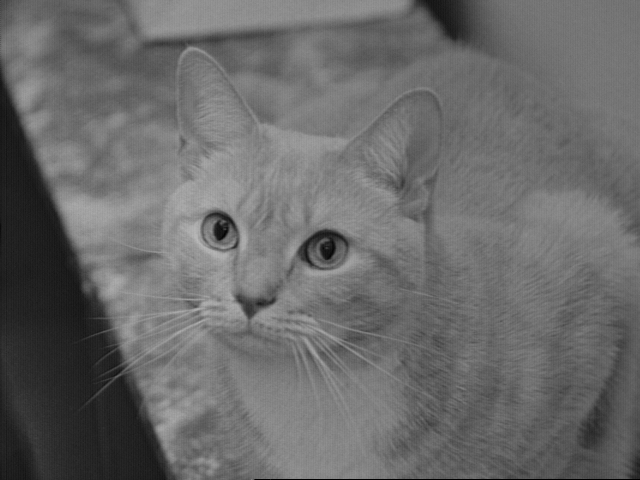
//> input picture Homework4/Cpp code/images/cat.png, 640 x 480 px
$ ./laplacian_OpenCV_built_in ../images/cat.png   (built with g++ and OpenCV 4)
//> lines starting //> are read from the running program, lines starting //| are printed output that depends on the picture
/** @file       laplacian_OpenCV_built_in.cpp
 *  @author     Jack Zhang
 *  @version    1.0
 *  @date       05/04/2021
 *  @brief      use OpenCV's built-in function to do laplacian transformation
 *  @details
 *  @note
 */
#include <iostream>
#include <opencv2/core.hpp>
#include <opencv2/highgui.hpp>
#include <opencv2/imgproc.hpp>

int main(int argc, char **argv)
{
	if (2 != argc)
	{
		std::cerr << "usage: " << argv[0] << " image_path" << std::endl;
		exit(EXIT_FAILURE);
	}
	cv::Mat imageSrc = cv::imread(argv[1], cv::IMREAD_GRAYSCALE);
//> imageSrc is the input picture: 480 rows x 640 cols, CV_8UC1; min 0, max 186, mean 105.8
	if (imageSrc.empty())
	{
		std::cerr << "Error: cannot load image " << argv[1] << std::endl;
		exit(EXIT_FAILURE);
	}
	cv::imshow("original image", imageSrc);

	// use OpenCV's filter2d to do the filtering(convolution) process
	cv::Mat kernel = (cv::Mat_<int>(3, 3) << 0, 1, 0, 1, -4, 1, 0, 1, 0);
	cv::Mat imageLaplacian;
	cv::filter2D(imageSrc, imageLaplacian, imageSrc.depth(), kernel, cv::Point(-1, -1), 0, cv::BORDER_DEFAULT);
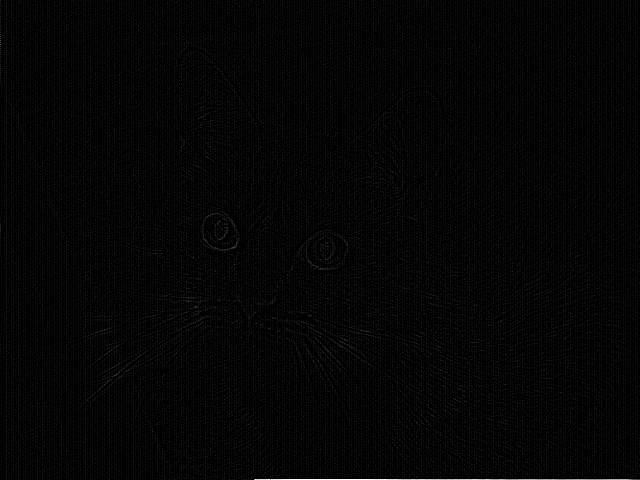
//> imageLaplacian: 480 rows x 640 cols, CV_8UC1; min 0, max 255, mean 4.8
	cv::imshow("laplacian", imageLaplacian);

	cv::Mat kernel2 = (cv::Mat_<int>(3, 3) << 0, -1, 0, -1, 5, -1, 0, -1, 0);
	cv::Mat imageSharpened;
	cv::filter2D(imageSrc, imageSharpened, -1, kernel2);
	cv::imshow("sharpened image", imageSharpened);

	// use OpenCV's cv::Laplacian to do the process
	cv::Mat imageLaplacian2;
	cv::Laplacian(imageSrc, imageLaplacian2, CV_16S, 3, 1,0,  cv::BORDER_DEFAULT);
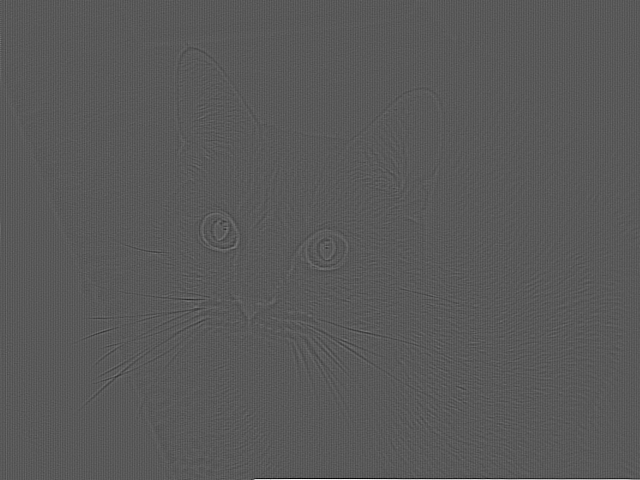
//> imageLaplacian2: 480 rows x 640 cols, CV_16SC1; min -598, max 1108, mean 0.5; drawn with min black and max white
	// convert CV_16S back to CV_8U
	cv::convertScaleAbs(imageLaplacian2, imageLaplacian2);
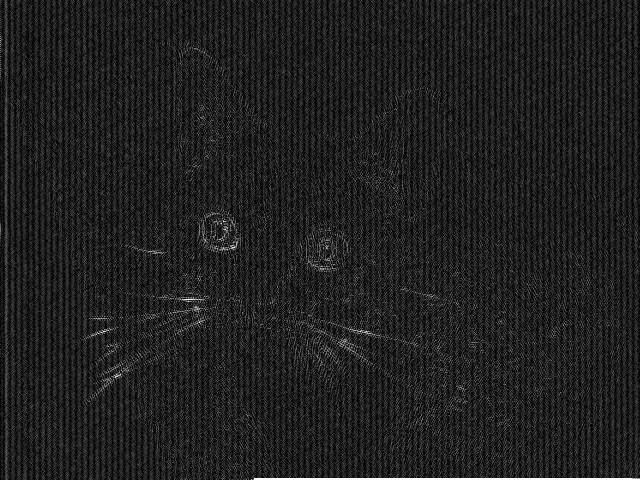
//> imageLaplacian2: 480 rows x 640 cols, CV_8UC1; min 0, max 255, mean 31.9
	cv::imshow("laplacian2", imageLaplacian2);

	cv::waitKey(0);
	return 0;
}
